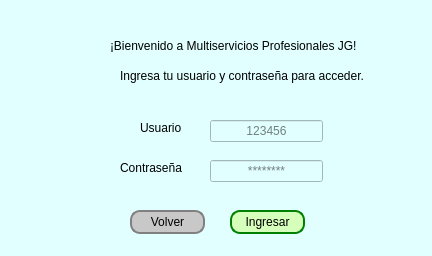
<?xml version="1.0" encoding="UTF-8"?>
<ui version="4.0">
 <class>Form</class>
 <widget class="QWidget" name="Form">
  <property name="geometry">
   <rect>
    <x>0</x>
    <y>0</y>
    <width>432</width>
    <height>256</height>
   </rect>
  </property>
  <property name="windowTitle">
   <string>Acceso al Sistema</string>
  </property>
  <property name="styleSheet">
   <string notr="true">background-color: rgb(226, 255, 255);</string>
  </property>
  <widget class="QLabel" name="label">
   <property name="geometry">
    <rect>
     <x>140</x>
     <y>120</y>
     <width>49</width>
     <height>16</height>
    </rect>
   </property>
   <property name="styleSheet">
    <string notr="true">font: 9pt &quot;Verdana&quot;;</string>
   </property>
   <property name="text">
    <string>Usuario</string>
   </property>
  </widget>
  <widget class="QLabel" name="label_2">
   <property name="geometry">
    <rect>
     <x>120</x>
     <y>160</y>
     <width>81</width>
     <height>16</height>
    </rect>
   </property>
   <property name="styleSheet">
    <string notr="true">font: 9pt &quot;Verdana&quot;;</string>
   </property>
   <property name="text">
    <string>Contraseña</string>
   </property>
  </widget>
  <widget class="QLineEdit" name="input_usuario">
   <property name="geometry">
    <rect>
     <x>210</x>
     <y>120</y>
     <width>113</width>
     <height>22</height>
    </rect>
   </property>
   <property name="inputMask">
    <string/>
   </property>
   <property name="alignment">
    <set>Qt::AlignmentFlag::AlignCenter</set>
   </property>
   <property name="placeholderText">
    <string>123456</string>
   </property>
  </widget>
  <widget class="QLineEdit" name="input_password">
   <property name="geometry">
    <rect>
     <x>210</x>
     <y>160</y>
     <width>113</width>
     <height>22</height>
    </rect>
   </property>
   <property name="echoMode">
    <enum>QLineEdit::EchoMode::Password</enum>
   </property>
   <property name="alignment">
    <set>Qt::AlignmentFlag::AlignCenter</set>
   </property>
   <property name="placeholderText">
    <string>********</string>
   </property>
  </widget>
  <widget class="QPushButton" name="btn_entrar">
   <property name="geometry">
    <rect>
     <x>230</x>
     <y>210</y>
     <width>75</width>
     <height>24</height>
    </rect>
   </property>
   <property name="styleSheet">
    <string notr="true">border: 2px solid green;
border-radius: 10px;
background-color: rgb(215, 255, 188);</string>
   </property>
   <property name="text">
    <string>Ingresar</string>
   </property>
  </widget>
  <widget class="QLabel" name="TextoBienvenida">
   <property name="geometry">
    <rect>
     <x>110</x>
     <y>30</y>
     <width>311</width>
     <height>31</height>
    </rect>
   </property>
   <property name="styleSheet">
    <string notr="true">font: 700 9pt &quot;Verdana&quot;;</string>
   </property>
   <property name="text">
    <string>¡Bienvenido a Multiservicios Profesionales JG!</string>
   </property>
  </widget>
  <widget class="QLabel" name="label_3">
   <property name="geometry">
    <rect>
     <x>190</x>
     <y>80</y>
     <width>49</width>
     <height>16</height>
    </rect>
   </property>
   <property name="text">
    <string/>
   </property>
  </widget>
  <widget class="QLabel" name="TextoBienvenida_2">
   <property name="geometry">
    <rect>
     <x>120</x>
     <y>60</y>
     <width>291</width>
     <height>31</height>
    </rect>
   </property>
   <property name="styleSheet">
    <string notr="true">font: 9pt &quot;Verdana&quot;;</string>
   </property>
   <property name="text">
    <string>Ingresa tu usuario y contraseña para acceder.</string>
   </property>
  </widget>
  <widget class="QLabel" name="label_4">
   <property name="geometry">
    <rect>
     <x>10</x>
     <y>20</y>
     <width>91</width>
     <height>81</height>
    </rect>
   </property>
   <property name="text">
    <string/>
   </property>
   <property name="pixmap">
    <pixmap>logoJG.png</pixmap>
   </property>
   <property name="scaledContents">
    <bool>true</bool>
   </property>
  </widget>
  <widget class="QPushButton" name="btn_volver">
   <property name="geometry">
    <rect>
     <x>130</x>
     <y>210</y>
     <width>75</width>
     <height>24</height>
    </rect>
   </property>
   <property name="styleSheet">
    <string notr="true">border: 2px solid gray;
border-radius: 10px;
background-color: rgb(200, 200, 200);</string>
   </property>
   <property name="text">
    <string>Volver</string>
   </property>
  </widget>
 </widget>
 <resources/>
 <connections/>
</ui>
